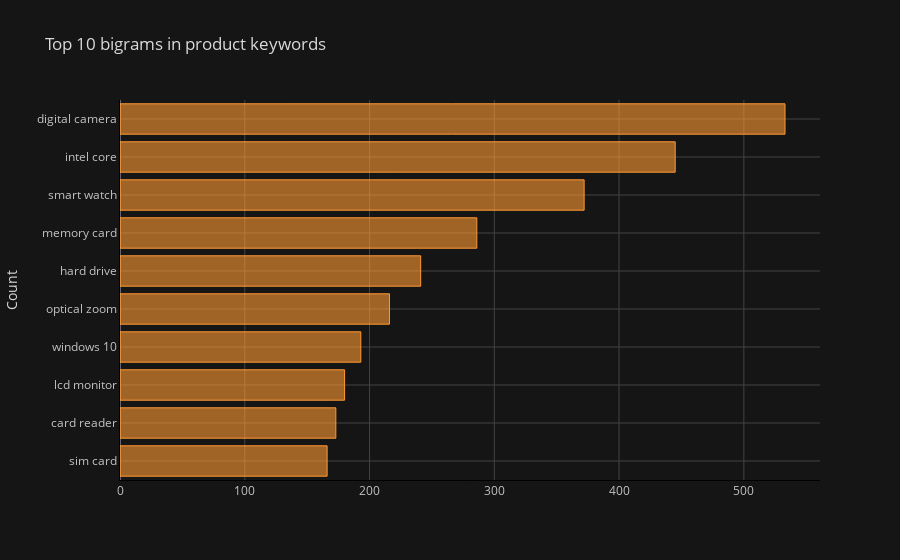

The notebook cell this image was saved under:
### Markdown cell above
Bigrams Frequency Distribution

### Code cell
common_words = get_top_n_words(df['keywords'], n=10, remove_stop_words=True, ngram_from=2, ngram_to=2)

df2 = pd.DataFrame(common_words, columns = ['keywords' , 'count'])

df2.groupby('keywords').sum()['count'].sort_values().iplot(
    kind='barh', yTitle='Count', linecolor='black', title='Top 10 bigrams in product keywords'
)

### Figure 1 — Plotly figure (JSON) as saved in the notebook; plotly's stock layout.template omitted (floating-point values rounded to 4 significant figures)
{"data": [{"marker": {"color": "rgba(255, 153, 51, 0.6)", "line": {"color": "rgba(255, 153, 51, 1.0)", "width": 1}}, "name": "count", "orientation": "h", "text": "", "type": "bar", "x": [166, 173, 180, 193, 216, 241, 286, 372, 445, 533], "y": ["sim card", "card reader", "lcd monitor", "windows 10", "optical zoom", "hard drive", "memory card", "smart watch", "intel core", "digital camera"]}], "layout": {"legend": {"bgcolor": "#151516", "font": {"color": "#D9D9D9"}}, "paper_bgcolor": "#151516", "plot_bgcolor": "#151516", "title": {"font": {"color": "#D9D9D9"}, "text": "Top 10 bigrams in product keywords"}, "xaxis": {"gridcolor": "#434343", "linecolor": "black", "showgrid": true, "tickfont": {"color": "#C2C2C2"}, "title": {"font": {"color": "#D9D9D9"}, "text": ""}, "zerolinecolor": "#666570"}, "yaxis": {"gridcolor": "#434343", "linecolor": "black", "showgrid": true, "tickfont": {"color": "#C2C2C2"}, "title": {"font": {"color": "#D9D9D9"}, "text": "Count"}, "zerolinecolor": "#666570"}}}
